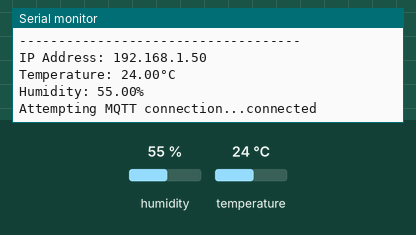
Simulated run of this sketch. Board: ESP32. Parts: the last lines printed to the serial monitor. The test bench sets the inputs (shaded band); at power-on: humidity 55 %, temperature 24 °C. WiFi joins after 1.5 s; servers stay silent unless stated; random numbers use the default seed unless the sketch sets one; no MQTT or app messages arrive unless stated.

Above: at 3.1 s.
3.2 s: humidity set to 22 %
At 7.6 s:
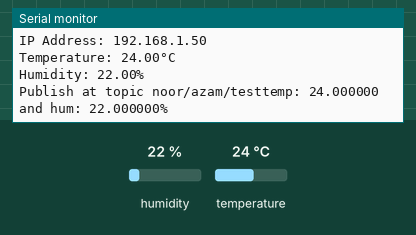
13.6 s: temperature set to 12 °C
At 18.3 s:
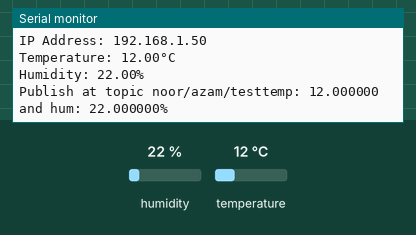
19.3 s: humidity set to 40 %
At 23.7 s:
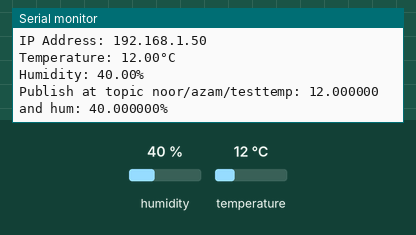
Timing chart, 0 to 25.2 s (numbered marks = the images above; inputs shaded):
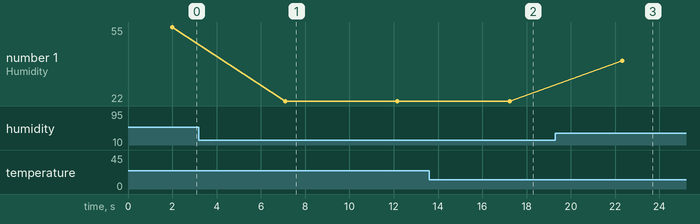

The sketch:

dht22.ino
```cpp
#include <WiFi.h>
#include <PubSubClient.h>
#include <Adafruit_Sensor.h>
#include <DHT.h>
#include <DHT_U.h>

#define SSID            "B6FEE3"
#define PASSWORD        "fl4mb0y4n2022"

#define DHTPIN    4       // using D2 as
#define DHTTYPE   DHT22   // DHT22

#define MQTT_SERVER     "202.154.5.67"
#define MQTT_PORT       1883
#define MQTT_USERNAME   "noor"
#define MQTT_PASSWORD   "radnet"
#define MQTT_OUTTOPIC   "noor/azam/test"

WiFiClient espWiFi;
PubSubClient client(espWiFi);

DHT_Unified dht(DHTPIN, DHTTYPE);
uint32_t delayMS;

char temperature[10];
char humidity[10];

void reconnect() {
  // Loop until we're reconnected
  while (!client.connected()) {
    Serial.print("Attempting MQTT connection...");
    // Create a random client ID
    String clientId = "ESP32Client-";
    clientId += String(random(0xffff), HEX);
    // Attempt to connect
    if (client.connect(clientId.c_str())) {
      Serial.println("connected");
      // Once connected, publish an announcement...
      client.publish(MQTT_OUTTOPIC, "testing MQTT from DHT22");
      // ... and resubscribe
      //client.subscribe("inTopic");
    } else {
      Serial.print("failed, rc=");
      Serial.print(client.state());
      Serial.println(" try again in 5 seconds");
      // Wait 5 seconds before retrying
      delay(5000);
    }
  }
}

void setup() {
  // put your setup code here, to run once:
  Serial.begin(9600);
  while(!Serial) {
    delay(100);
    }

  Serial.println();
  Serial.println("******************************************************");
  Serial.print("Connecting to ");
  Serial.println(SSID);
  WiFi.begin(SSID, PASSWORD);
  while (WiFi.status() != WL_CONNECTED) {
    delay(500);
    Serial.print(".");
    }
  Serial.println("");
  Serial.println("WiFi connected");
  Serial.println("IP address: ");
  Serial.println(WiFi.localIP());

  dht.begin();
  Serial.println(F("DHTxx Unified Sensor Example"));
  // Print temperature sensor details.
  sensor_t sensor;
  dht.temperature().getSensor(&sensor);
  Serial.println(F("------------------------------------"));
  Serial.println(F("Temperature Sensor"));
  Serial.print  (F("Sensor Type: ")); Serial.println(sensor.name);
  Serial.print  (F("Driver Ver:  ")); Serial.println(sensor.version);
  Serial.print  (F("Unique ID:   ")); Serial.println(sensor.sensor_id);
  Serial.print  (F("Max Value:   ")); Serial.print(sensor.max_value); Serial.println(F("°C"));
  Serial.print  (F("Min Value:   ")); Serial.print(sensor.min_value); Serial.println(F("°C"));
  Serial.print  (F("Resolution:  ")); Serial.print(sensor.resolution); Serial.println(F("°C"));
  Serial.println(F("------------------------------------"));
  // Print humidity sensor details.
  dht.humidity().getSensor(&sensor);
  Serial.println(F("Humidity Sensor"));
  Serial.print  (F("Sensor Type: ")); Serial.println(sensor.name);
  Serial.print  (F("Driver Ver:  ")); Serial.println(sensor.version);
  Serial.print  (F("Unique ID:   ")); Serial.println(sensor.sensor_id);
  Serial.print  (F("Max Value:   ")); Serial.print(sensor.max_value); Serial.println(F("%"));
  Serial.print  (F("Min Value:   ")); Serial.print(sensor.min_value); Serial.println(F("%"));
  Serial.print  (F("Resolution:  ")); Serial.print(sensor.resolution); Serial.println(F("%"));
  Serial.println(F("------------------------------------"));
  // Set delay between sensor readings based on sensor details.
  delayMS = sensor.min_delay / 1000;

  client.setServer(MQTT_SERVER, MQTT_PORT);
}

void loop() {
  // put your main code here, to run repeatedly:
  Serial.print("IP Address: ");
  Serial.println(WiFi.localIP());

  sensors_event_t event;
  dht.temperature().getEvent(&event);
  if (isnan(event.temperature)) {
    Serial.println(F("Error reading temperature!"));
  }
  else {
    Serial.print(F("Temperature: "));
    Serial.print(event.temperature);
    sprintf(temperature, "%f", event.temperature);
    Serial.println(F("°C"));
  }
  // Get humidity event and print its value.
  dht.humidity().getEvent(&event);
  if (isnan(event.relative_humidity)) {
    Serial.println(F("Error reading humidity!"));
  }
  else {
    Serial.print(F("Humidity: "));
    Serial.print(event.relative_humidity);
    sprintf(humidity, "%f", event.relative_humidity);
    Serial.println(F("%"));
  }

  if (!client.connected()) {
    reconnect();
    }
  else {
    //randNumber = random(300);
    char dataMQTT[80];

    Serial.print("Publish at topic ");
    Serial.print(MQTT_OUTTOPIC);
    sprintf(dataMQTT, "temp: %s and hum: %s%% ", temperature, humidity);
    Serial.println(dataMQTT);
    client.publish(MQTT_OUTTOPIC, dataMQTT);
  }
  delay(5000);
}
```

Measured:
- after the input at 3.2 s, the serial monitor: prints a new line after 3.9 s (image 1)
- after the input at 13.6 s, the serial monitor: prints a new line after 3.6 s (image 2)
- after the input at 19.3 s, the serial monitor: prints a new line after 3.0 s (image 3)
- plotted number 1: 22 → 40 after the input at 19.3 s
